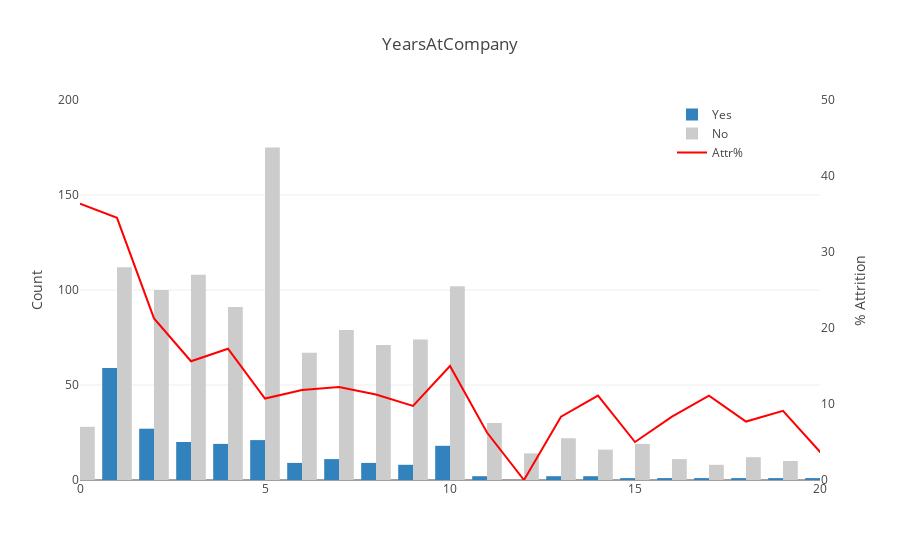

The code cell stored with this chart in its notebook:
### Code cell
# Year Distribution Plot

tmp = Attrition_by_Year
var = 'YearsAtCompany'

trace1 = go.Bar(
    x=tmp[var],
    y=tmp['Yes'],
    name='Yes',
    marker=dict(color='rgb(49,130,189)')
)

trace2 = go.Bar(
    x=tmp[var],
    y=tmp['No'],
    name='No',
    marker=dict(color='rgb(204,204,204)')
)

trace3 = go.Scatter(
    x=tmp[var],
    y=tmp['Attr%'],
    name='Attr%',
    yaxis = 'y2',
    marker=dict(color='red'),
)

layout = dict(
    title = str(var),
    xaxis=dict(range= [0, 20]),
    yaxis=dict(range= [0, 200],
               title= 'Count'), 
    yaxis2=dict(range= [0, 50],
                overlaying= 'y',
                anchor= 'x',
                side= 'right',
                zeroline=False,
                showgrid= False,
                title= '% Attrition'),
    legend=dict(x=0.8,y=1,))

data_fig = [trace1, trace2, trace3]
fig = go.Figure(data=data_fig, layout=layout)
py.iplot(fig, filename = var)

### Figure 1 — Plotly figure (JSON) as saved in the notebook; plotly's stock layout.template omitted (floating-point values rounded to 4 significant figures)
{"data": [{"marker": {"color": "rgb(49,130,189)"}, "name": "Yes", "type": "bar", "uid": "e5310b32-52ee-48b7-9540-b702d8177e97", "x": [0, 1, 2, 3, 4, 5, 6, 7, 8, 9, 10, 11, 12, 13, 14, 15, 16, 17, 18, 19, 20, 21, 22, 23, 24, 25, 26, 27, 29, 30, 31, 32, 33, 34, 36, 37, 40], "y": [16, 59, 27, 20, 19, 21, 9, 11, 9, 8, 18, 2, 0, 2, 2, 1, 1, 1, 1, 1, 1, 1, 1, 1, 1, 0, 0, 0, 0, 0, 1, 1, 1, 0, 0, 0, 1]}, {"marker": {"color": "rgb(204,204,204)"}, "name": "No", "type": "bar", "uid": "2f7d9291-c901-449f-9541-e838d68e5383", "x": [0, 1, 2, 3, 4, 5, 6, 7, 8, 9, 10, 11, 12, 13, 14, 15, 16, 17, 18, 19, 20, 21, 22, 23, 24, 25, 26, 27, 29, 30, 31, 32, 33, 34, 36, 37, 40], "y": [28, 112, 100, 108, 91, 175, 67, 79, 71, 74, 102, 30, 14, 22, 16, 19, 11, 8, 12, 10, 26, 13, 14, 1, 5, 4, 4, 2, 2, 1, 2, 2, 4, 1, 2, 1, 0]}, {"marker": {"color": "red"}, "name": "Attr%", "type": "scatter", "uid": "eb883991-ea97-4f1e-a3df-37736db8817a", "x": [0, 1, 2, 3, 4, 5, 6, 7, 8, 9, 10, 11, 12, 13, 14, 15, 16, 17, 18, 19, 20, 21, 22, 23, 24, 25, 26, 27, 29, 30, 31, 32, 33, 34, 36, 37, 40], "y": [36.36, 34.5, 21.26, 15.62, 17.27, 10.71, 11.84, 12.22, 11.25, 9.756, 15, 6.25, 0, 8.333, 11.11, 5, 8.333, 11.11, 7.692, 9.091, 3.704, 7.143, 6.667, 50, 16.67, 0, 0, 0, 0, 0, 33.33, 33.33, 20, 0, 0, 0, 100], "yaxis": "y2"}], "layout": {"legend": {"x": 0.8, "y": 1}, "title": {"text": "YearsAtCompany"}, "xaxis": {"range": [0, 20]}, "yaxis": {"range": [0, 200], "title": {"text": "Count"}}, "yaxis2": {"anchor": "x", "overlaying": "y", "range": [0, 50], "showgrid": false, "side": "right", "title": {"text": "% Attrition"}, "zeroline": false}}}
